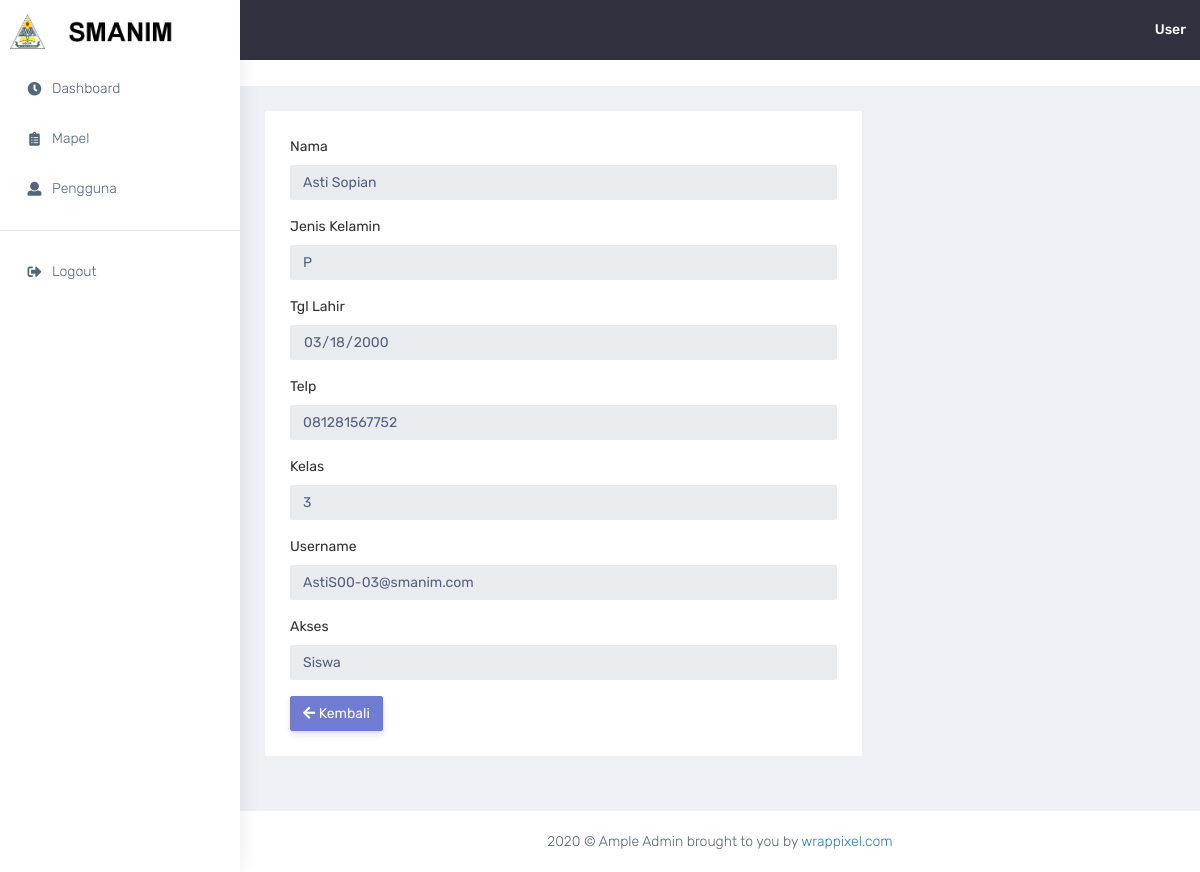
The app's page /admin/detail-pengguna.php?id=13 (signed in) with its own data.
### tables this page shows
CREATE TABLE `tbl_user` (
  `id_user` int(11) NOT NULL,
  `id_kelas` int(11) DEFAULT NULL,
  `nama` varchar(100) NOT NULL,
  `jenkel` enum('L','P') NOT NULL,
  `tgl_lahir` date NOT NULL,
  `telp` varchar(13) NOT NULL,
  `username` varchar(100) NOT NULL,
  `password` varchar(100) NOT NULL,
  `akses` enum('usr','gur','adm') NOT NULL
);

CREATE TABLE `tbl_kelas` (
  `id_kelas` int(11) NOT NULL,
  `tingkat` char(2) NOT NULL,
  `jurusan` enum('ipa','ips') NOT NULL,
  `kelas` char(2) NOT NULL
);

### admin/detail-pengguna.php (the view)
<?php require_once('navbar.php');
if(isset($_GET['id'])){
  $id = $_GET['id'];
  $sql = mysqli_query($con, "SELECT * FROM tbl_user a LEFT JOIN tbl_kelas b ON b.id_kelas = a.id_kelas WHERE id_user='$id'");
  $data = mysqli_fetch_array($sql);
}
?>
            <div class="container-fluid">
                <div class="row">
                    <div class="col-md-8">
                        <div class="white-box">
                          <form>
                              <div class="form-group">
                                <label for="exampleInputEmail1">Nama</label>
                                <input type="text" value="<?= $data['nama'] ?>" class="form-control" id="exampleInputEmail1" aria-describedby="emailHelp" disabled>
                              </div>
                              <div class="form-group">
                                <label for="exampleInputEmail1">Jenis Kelamin</label>
                                <input type="text" value="<?= $data['jenkel'] ?>" class="form-control" id="exampleInputEmail1" aria-describedby="emailHelp" disabled>
                              </div>
                              <div class="form-group">
                                <label for="exampleInputEmail1">Tgl Lahir</label>
                                <input type="date" value="<?= $data['tgl_lahir'] ?>" class="form-control" id="exampleInputEmail1" aria-describedby="emailHelp" disabled>
                              </div>
                              <div class="form-group">
                                <label for="exampleInputEmail1">Telp</label>
                                <input type="text" value="<?= $data['telp'] ?>" class="form-control" id="exampleInputEmail1" aria-describedby="emailHelp" disabled>
                              </div>
                              <div class="form-group">
                                <label for="exampleInputEmail1">Kelas</label>
                                <input type="text" value="<?= $data['kelas'] ?>" class="form-control" id="exampleInputEmail1" aria-describedby="emailHelp" disabled>
                              </div>
                              <div class="form-group">
                                <label for="exampleInputEmail1">Username</label>
                                <input type="email" value="<?= $data['username'] ?>" class="form-control" id="exampleInputEmail1" aria-describedby="emailHelp" disabled>
                              </div>
                              <div class="form-group">
                                <label for="exampleInputEmail1">Akses</label>
                                <input type="text" value="<?php  if($data['akses']=='adm') { echo "Admin";} elseif($data['akses']=='gur') { echo "Guru";} else { echo "Siswa";} ?>" class="form-control" id="exampleInputEmail1" aria-describedby="emailHelp" disabled>
                              </div>
                            </form>
                            <a href="pengguna.php" class="btn btn-primary">
                                <i class="fas fa-arrow-left"></i> Kembali
                            </a>
                          </div>
                    </div>
                </div>
            </div>
<?php require_once('footer.php');?>

### records on screen
tbl_user: nama "Asti Sopian", jenkel "P", tgl_lahir "03/18/2000", telp "081281567752", id_kelas.kelas "3", username "AstiS00-03@smanim.com", akses "Siswa"

### other values on screen
$namau "User"
